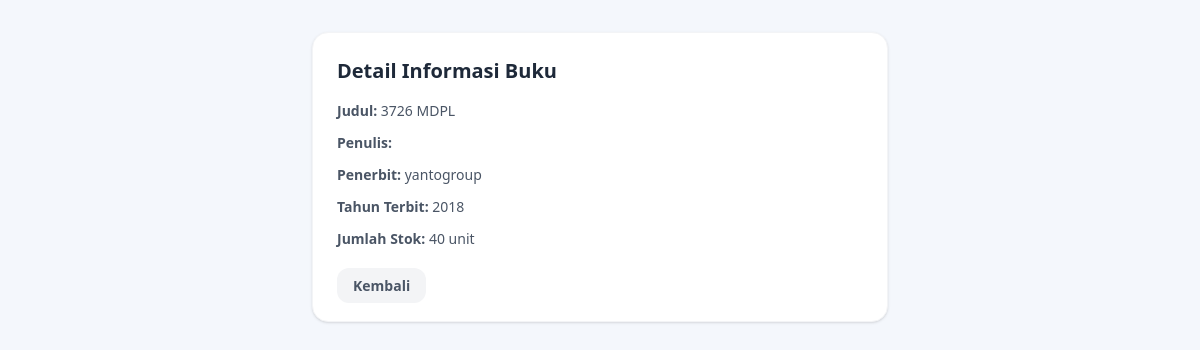
The page /buku/detail/2/ on the database its author committed.
### perpus/models.py (models this page shows, shortened)
class Buku(models.Model):
    judul = models.CharField(max_length=255)
    pengarang = models.CharField(max_length=255)
    penerbit = models.CharField(max_length=255)
    tahun_terbit = models.IntegerField()
    kategori = models.CharField(max_length=100)
    stok = models.PositiveIntegerField(default=0)

### perpus/views.py (the view)
# urls.py: path('buku/detail/<int:pk>/', views.detail_buku, name='detail_buku'),
def detail_buku(request, pk):
    buku = get_object_or_404(Buku, pk=pk)
    return render(request, 'perpus/detail_buku.html', {'buku': buku})

### perpus/templates/perpus/detail_buku.html (shortened to what this page needs)
<!DOCTYPE html>
<html lang="en">
<head>
    <script src="https://cdn.jsdelivr.net/npm/@tailwindcss/browser@4"></script>
</head>
<body class="bg-[#f4f7fc] p-8">
    <div class="bg-white max-w-xl mx-auto rounded-2xl p-6 border border-gray-100 shadow-sm">
        <h2 class="text-xl font-bold text-gray-800 mb-4">Detail Informasi Buku</h2>
        <div class="space-y-3 text-sm text-gray-600">
            <p><strong>Judul:</strong> {{ buku.judul }}</p>
            <p><strong>Penulis:</strong> {{ buku.penulis }}</p>
            <p><strong>Penerbit:</strong> {{ buku.penerbit }}</p>
            <p><strong>Tahun Terbit:</strong> {{ buku.tahun_terbit }}</p>
            <p><strong>Jumlah Stok:</strong> {{ buku.stok }} unit</p>
        </div>
        <div class="mt-6">
            <a href="{% url 'daftar_buku' %}" class="bg-gray-100 text-gray-600 px-4 py-2 rounded-xl text-sm font-semibold">Kembali</a>
        </div>
    </div>
</body>
</html>

### rows shown on the page
Buku: judul "3726 MDPL", penerbit "yantogroup", tahun_terbit "2018", stok "40"
